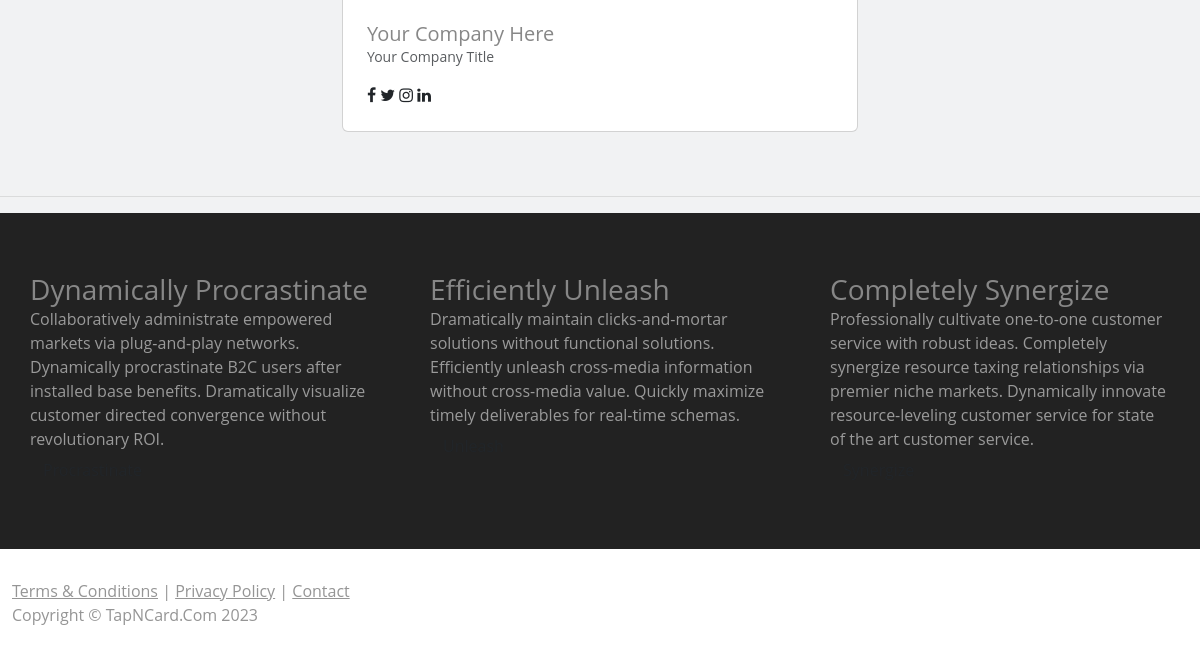
/ (lower part), run on an earlier commit of the app's database.
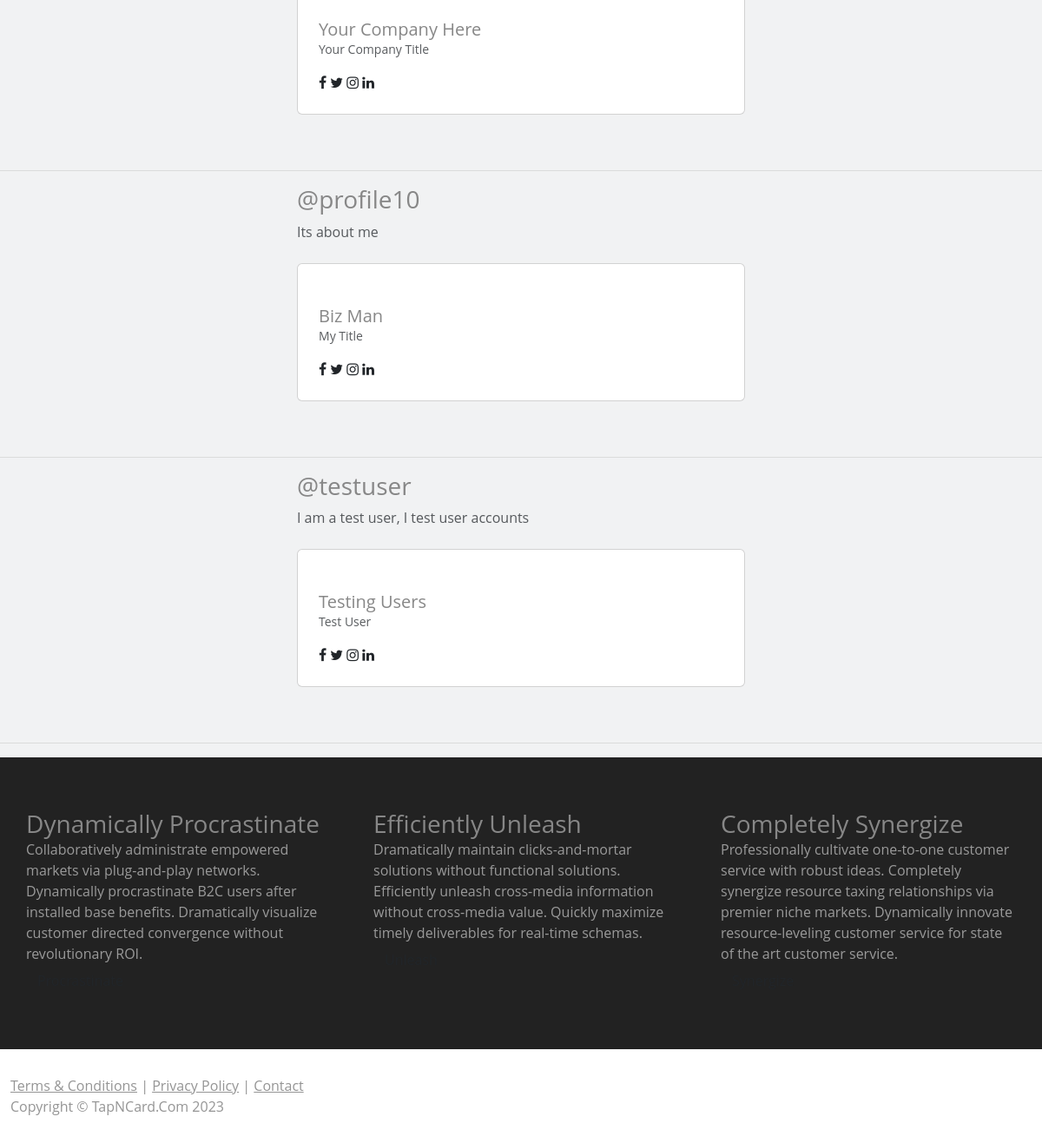
And on a later commit of the database.
### members/models.py (models this page shows, shortened)
class Post(models.Model):
    user = models.OneToOneField(User, on_delete=models.CASCADE)
    username = models.CharField(max_length=50, blank=True, default='@')
    full_name = models.CharField(max_length=100, blank=False)
    profile_picture = models.ImageField( upload_to='images/profile',null=False ,blank=False, default='media/images/profile/defaultBizman_5lfB6OA.jpg')
    business = models.CharField(max_length=100, blank=False)
    phone_number = models.CharField(max_length=20, blank=True)
    email_address = models.EmailField(max_length=100, blank=True)
    website = models.URLField(blank=True)
    job_title = models.CharField(max_length=100, blank=True)
    about = models.CharField(max_length=300, blank=True)
    background_banner = models.ImageField( upload_to='images/profile',null=False, blank=False, default='media/images/profile/TapNCard_Default_Profile_Banner_zZkKI0A.png')
    facebook = models.URLField(blank=False, default="http://www.facebook.com/username")
    instagram = models.URLField(blank=True, default="http://www.instagram.com/username")
    tiktok = models.URLField(blank=True, default="http://www.tiktok.com/username")
    twitter = models.URLField(blank=True, default="http://www.twitter.com/username")
    linkedin = models.URLField(blank=True, default="http://www.linkedin.com/username")
    paypal = models.URLField(blank=True, default="http://www.paypal.com/username")
    cashapp = models.URLField(blank=True, default="http://www.cashapp.com/username")
    snap = models.URLField(blank=True, default="http://www.snapchat.com/username")
    discord = models.URLField(blank=True, default="http://www.discord.com/username")
    twitch = models.URLField(blank=True, default="http://www.twitch.com/username")
    spotify = models.URLField(blank=True, default="http://www.spotify.com/username")
    apple_music = models.URLField(blank=True, default="http://www.applemusic.com/username")
    sound_cloud = models.URLField(blank=True, default="http://www.soundcloud.com/username")

### main/views.py (the view)
# urls.py: path('', HomeView.as_view(), name='home'),
class HomeView(ListView):
    model = Post
    template_name = 'main/home.html'
    context_object_name = 'posts'
    def get_context_data(self, **kwargs):
        context = super().get_context_data(**kwargs)
        post = Post.objects.first()  # Replace this with your actual logic
        context['post'] = post
        return context

### main/templates/main/home.html (shortened to what this page needs)
{% extends 'base.html'  %}
{% load static %}
{% block content %}
<br><br>
<section id="gallery">
  {% for post in posts %}
        <div class="container-sm" style="max-width: 540px; max-height: 100%vh;">
          <a href="{% url 'profile' post.pk %}" style="text-decoration: none;"><h3 class="font-weight-bold mb-2">{{post.username}}</h3></a>
        <p class="font-italic text-muted mb-4">{{ post.about }}</p>
        <div class="card "><a href="{% url 'profile' post.pk %}"><img src="{{ post.profile_picture.url }}" alt="" class="w-100 card-img-top"></a>
          <div class="p-4">
            <h5 class="mb-0">{{post.business}}</h5>
            <p class="small text-muted">{{post.job_title}}</p>
            <ul class="social mb-0 list-inline mt-3">
              <li class="list-inline-item m-0"><a href="{{ post.facebook }}" class="social-link"><i class="fa fa-facebook-f"></i></a></li>
              <li class="list-inline-item m-0"><a href="{{ post.twitter }}" class="social-link"><i class="fa fa-twitter"></i></a></li>
              <li class="list-inline-item m-0"><a href="{{ post.instagram }}" class="social-link"><i class="fa fa-instagram"></i></a></li>
              <li class="list-inline-item m-0"><a href="{{ post.linkedin }}" class="social-link"><i class="fa fa-linkedin"></i></a></li>
            </ul>
          </div>
        </div>
      </div>
  <br><br><hr>
    {% endfor %}
  {% endblock  %}

### main/templates/base.html (shortened to what this page needs)
{% load static %}
<!DOCTYPE html>
<html lang="en">
<head>
    <link href="https://cdn.jsdelivr.net/npm/bootstrap@5.3.0-alpha3/dist/css/bootstrap.min.css" rel="stylesheet">
    <link rel="stylesheet" href="https://netdna.bootstrapcdn.com/font-awesome/4.0.3/css/font-awesome.css">
    <link rel="stylesheet" href="{% static 'main/css/font-awesome.min.css'%} ">
	<link rel="stylesheet" href="{% static 'main/css/custom.css' %}">
	<link rel="stylesheet" href="{% static 'main/css/style.css' %}">
</head>
<body>
    {% block content %}
    {% endblock  %}
    <footer>
		<div class="footer-blurb">
			<div class="container">
				<div class="row">
					<div class="col-sm-4 footer-blurb-item">
						<h3> Dynamically Procrastinate</h3>
						<p>Collaboratively administrate empowered markets via plug-and-play networks. Dynamically procrastinate B2C users after installed base benefits. Dramatically visualize customer directed convergence without revolutionary ROI.</p>
						<p><a class="btn btn-default" href="#">Procrastinate</a></p>
					</div>
					<div class="col-sm-4 footer-blurb-item">
						<h3> Efficiently Unleash</h3>
						<p>Dramatically maintain clicks-and-mortar solutions without functional solutions. Efficiently unleash cross-media information without cross-media value. Quickly maximize timely deliverables for real-time schemas. </p>
						<p><a class="btn btn-default" href="#">Unleash</a></p>
					</div>
					<div class="col-sm-4 footer-blurb-item">
						<h3> Completely Synergize</h3>
						<p>Professionally cultivate one-to-one customer service with robust ideas. Completely synergize resource taxing relationships via premier niche markets. Dynamically innovate resource-leveling customer service for state of the art customer service.</p>
						<p><a class="btn btn-default" href="#">Synergize</a></p>
					</div>
				</div>
			</div>
        </div>
        <div class="small-print">
        	<div class="container">
        		<p><a href="#">Terms &amp; Conditions</a> | <a href="#">Privacy Policy</a> | <a href="{% url 'contact' %}">Contact</a></p>
        		<p>Copyright &copy; TapNCard.Com 2023 </p>
        	</div>
        </div>
	</footer>
</body>
</html>

### main/templates/navbar.html (shortened to what this page needs)
{% load static %}

### main/static/main/css/custom.css (style rules this page uses)
body { padding: 0; margin: 0; color: #959595; }
h1, h2, h3, h4, h5, h6 { color: #878787; }
.footer-blurb { padding: 30px 0; background-color: #222222; color: #9a9a9a; }
.footer-blurb-item { padding: 30px; }
.small-print { background-color: #fff; padding: 30px 0; }

### main/static/main/css/style.css (style rules this page uses)
body { background-color: #F1F2F3; }
.container-fluid, .container { max-width: 1200px; }

What changed in the data, as far as the page shows it:
added Post: username "@profile10", about "Its about me", business "Biz Man", job_title "My Title"
added Post: username "@testuser", about "I am a test user, I test user accounts", business "Testing Users", job_title "Test User"
